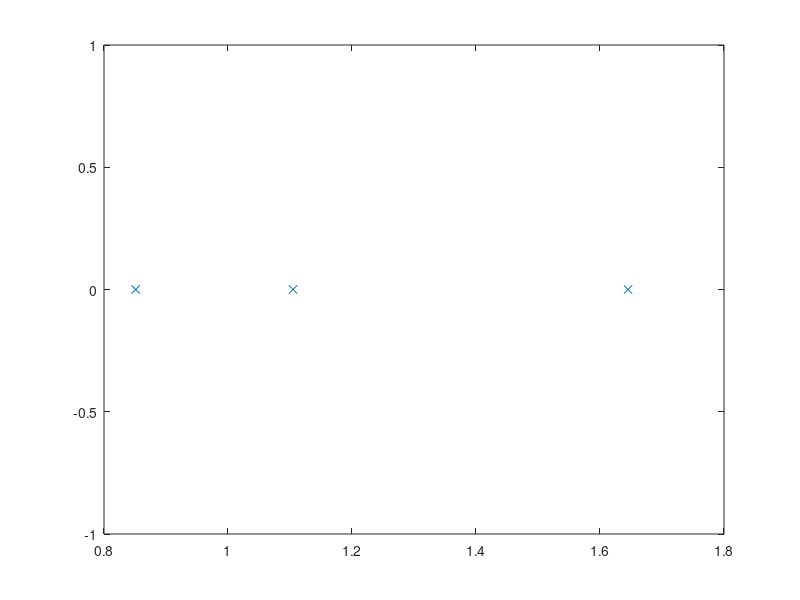

MATLAB code to generate this figure: (Note: this script raises an error after producing the figure.)
Q=2;
k=0.7;

wt=(-(2-1/Q^2)+sqrt((2-1/Q^2)^2+12*(1-k^2))/(2*(1-k^2)))^0.5 

wo= (( (2-1/Q^2)-sqrt((2-1/Q^2)^2-4*(1-k^2)))/(2*(1-k^2)))^0.5

we= (( (2-1/Q^2)+sqrt((2-1/Q^2)^2-4*(1-k^2)))/(2*(1-k^2)))^0.5

wr=[real(wo)  real(wt)  real(we) ];
wi=[imag(wo)  imag(wt)  imag(we)];
plot(wr,wi,'x')
hold on;
%%
syms w
A=[];
w0=150*2*pi*1e3;

w0=150*2*pi*1e3;
M2=17e-6;
M1=15.4e-6;

Qrx=2;
RL=8;
Ls=Qrx*RL/w0;

k2=0.4;
Lr= M2^2/(k2^2*Ls);

Cs=1/(w0^2*Ls);
Cr=1/(w0^2*Lr);

k1=0.1;
Lp=M1^2/(k1^2*Lr);
Cp=1/(w0^2*Lp);

Zs=1i*w*Ls+1/(1i*w*Cs)+RL;
Zr=1i*w*Lr+1/(1i*w*Cr);
Zp=1i*w*Lp+1/(1i*w*Cp);
Z=Zp*Zs*Zr+w^2*(Zs*M1^2+Zp*M2^2);





% wr=[real(w(I)/w0) ];
% wi=[imag(w(I)/w0) ];
% plot(wr,wi,'x')
% hold on;

% w=w0*0.1: w0*0.1: w0*2
% plot(w/2/pi/1e3,A)
%%
%%
A=[];

syms w;

w0=150*2*pi*1e3;
M2=17e-6;
M1=15.4e-6;

Qrx=2;
RL=8;
Ls=Qrx*RL/w0;

k2=0.4;
Lr= M2^2/(k2^2*Ls);

Cs=1/(w0^2*Ls);
Cr=1/(w0^2*Lr);

k1=0.5;
Lp=M1^2/(k1^2*Lr);
Cp=1/(w0^2*Lp);

Zs=1i*w*Ls+1/(1i*w*Cs)+RL;
Zr=1i*w*Lr+1/(1i*w*Cr);
Zp=1i*w*Lp+1/(1i*w*Cp);
Z=(2*w^4*M1^2*M2^2*RL-3)*(Zp*Zs*Zr +w^2*(Zs*M1^2+Zp*M2^2)) + w^2*RL*M1^2 + RL*Zp*Zr
P=real(conj(1/Z))
solve(P,w)

%%
w=w0*0.1: w0*0.1: w0*3
plot(w,A)
[M,I]=min(A)
w(I)/w0;

%
% [M,I]=min(A)
% w(I)/w0;
% 
% wr=[real(w(I)/w0) ];
% wi=[imag(w(I)/w0) ];
% plot(wr,wi,'x')
% hold on;
% 
